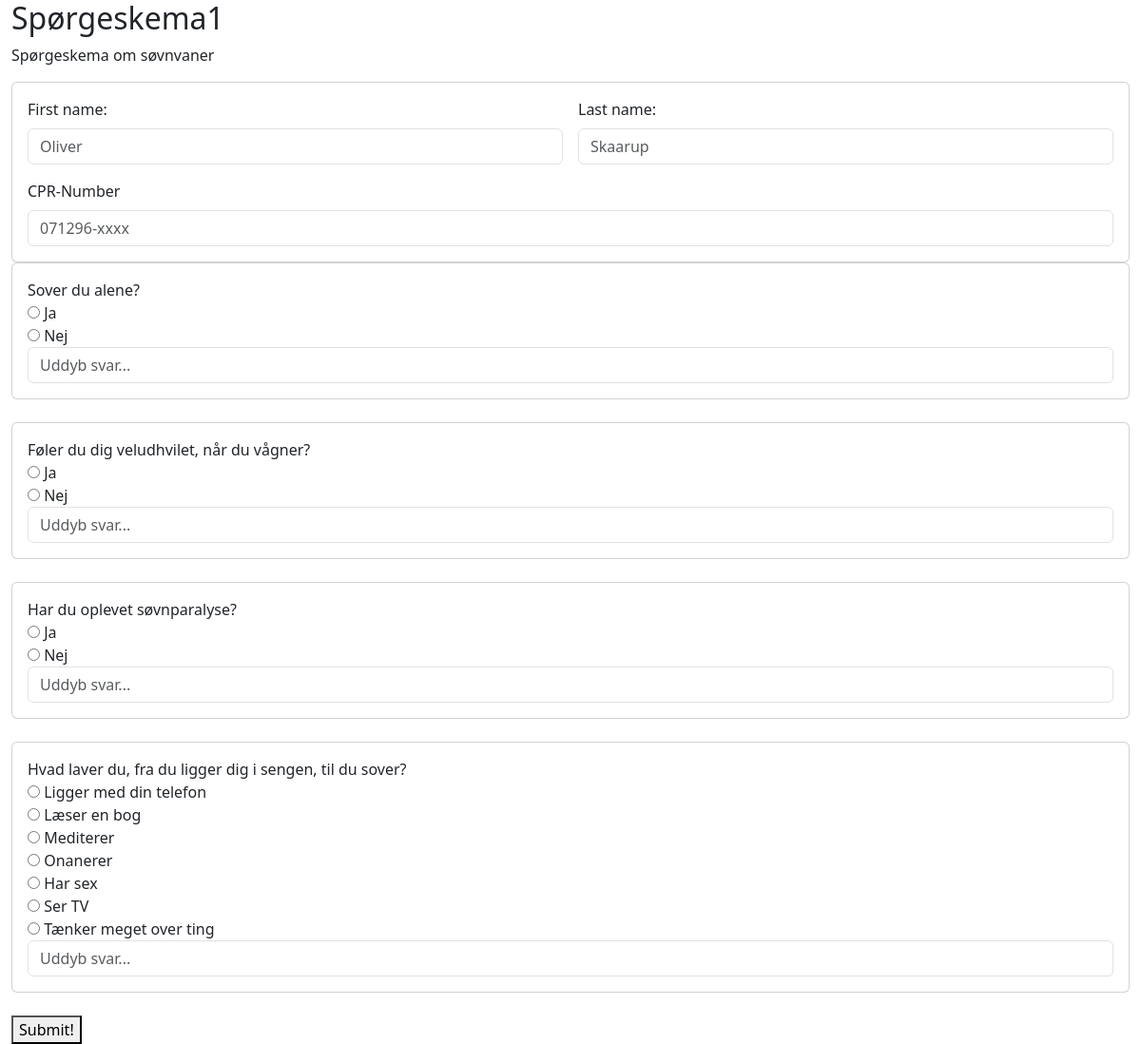
The page /survey on the database its author committed.
### app.py (models this page shows)
class Survey(db.Model):
    id = db.Column(db.Integer, primary_key=True)
    title = db.Column(db.String(250), nullable=False)
    desc = db.Column(db.Text)
    questions = db.relationship('Question', backref='survey', cascade="all, delete-orphan")
    responses = db.relationship('Response', backref='survey', cascade="all, delete-orphan")

class Question(db.Model):
    id = db.Column(db.Integer, primary_key=True)
    surveyid = db.Column(db.Integer,db.ForeignKey('survey.id'), nullable=False)
    text = db.Column(db.String(500), nullable=False)
    choices = db.relationship('Choice', backref='question', cascade="all, delete-orphan")

class Choice(db.Model):
    id = db.Column(db.Integer, primary_key=True)
    questionid = db.Column(db.Integer,db.ForeignKey('question.id'), nullable=False)
    text = db.Column(db.String(500), nullable=False)

### app.py (the view, shortened to what this page needs)
@app.route("/survey", methods = ["GET", "POST"])
def survey():
    survey = Survey.query.get_or_404(1)
    return render_template("survey.html", survey=survey)

### templates/survey.html (shortened to what this page needs)
{% extends "layout.html" %}
{% block content %}
<form action="{{url_for("survey")}}" method="POST">
<h2>{{ survey.title }}</h2>
<p>{{ survey.desc }}</p>
<div class="card">
    <div class="card-body">
        <div class="row g-3">
            <div class="col-md-6">
                <label for="firstname" class="form-label">First name:</label>
                <input type="text" class="form-control" id="firstname" name="firstname" placeholder="Oliver" required>
            </div>
            <div class="col-md-6">
                <label for="lastname" class="form-label">Last name:</label>
                <input type="text" class="form-control" id="lastname" name="lastname" placeholder="Skaarup" required>
            </div>
            <div class="col-12">
                <label for="CPR-number" class="form-label">CPR-Number</label>
                <input type="text" class="form-control" id="CPR-number" name="cpr" placeholder="071296-xxxx" required>
            </div>
        </div>
    </div>
</div>
{% for question in survey.questions %}
    <div class="card">
        <div class="card-body">
            <label>{{question.text}}</label> <br>
            {% for choice in question.choices %}
                <label>
                    <input type="radio" name="question_{{question.id}}" value="{{choice.id}}" required>
                    {{choice.text}}
                </label> <br>
            {% endfor %}
            <input type="text" class="form-control" name="question_{{question.id}}_uddyb" placeholder="Uddyb svar...">
        </div>
    </div>
    <br>
{% endfor %}
<button type="submit">Submit!</button>
</form>
{% endblock %}

### templates/layout.html (shortened to what this page needs)
<!DOCTYPE html>
<html>
<head>
    <link href="https://cdn.jsdelivr.net/npm/bootstrap@5.3.3/dist/css/bootstrap.min.css" rel="stylesheet"
>
</head>
<body>
    <div class="container-fluid">
        {% block content %}
        {% endblock %}
    </div>
</body>
</html>

### rows shown on the page
Survey: desc "Spørgeskema om søvnvaner"
Question: text "Sover du alene?"
Choice: text "Ja"
Choice: text "Nej"
Question: text "Føler du dig veludhvilet, når du vågner?"
Choice: text "Ja"
Choice: text "Nej"
Question: text "Har du oplevet søvnparalyse?"
Choice: text "Ja"
Choice: text "Nej"
Question: text "Hvad laver du, fra du ligger dig i sengen, til du sover?"
Choice: text "Ligger med din telefon"
Choice: text "Læser en bog"
Choice: text "Mediterer"
Choice: text "Onanerer"
Choice: text "Har sex"
Choice: text "Ser TV"
Choice: text "Tænker meget over ting"
